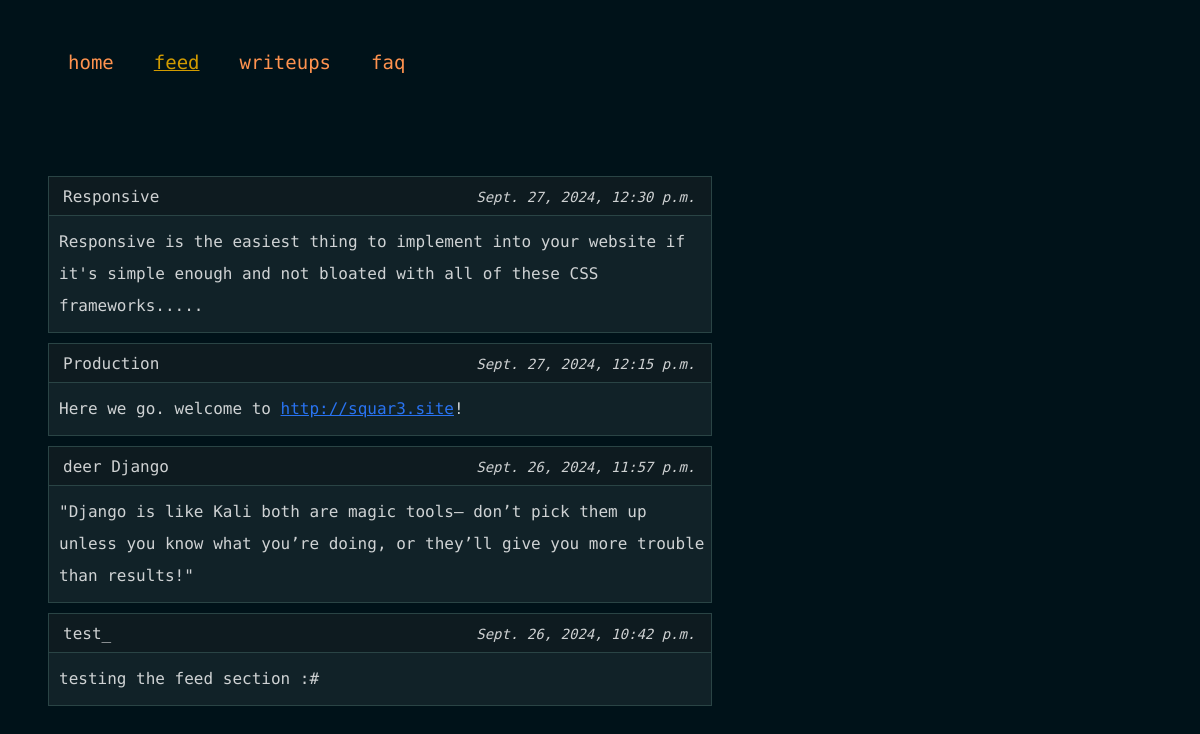
The page /feed on the database as committed earlier.
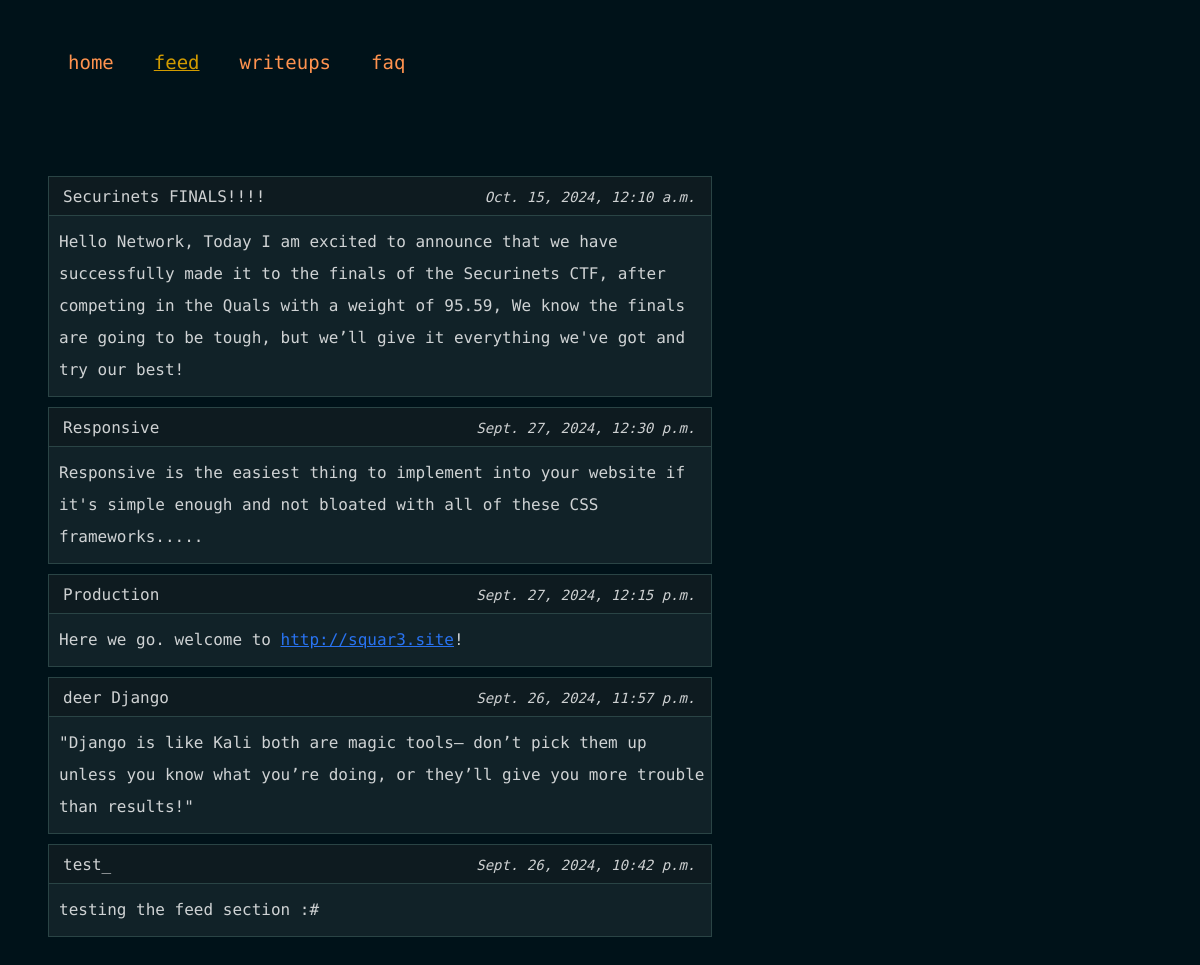
The same page on the database as committed later.
### core/models.py (models this page shows, shortened)
class Feed(models.Model):
    author = models.CharField(max_length=16,default='squar3')
    title = models.CharField(max_length=64,default='')
    content = models.TextField(default='')
    creation_time = models.DateTimeField(default=timezone.now);
    class Meta:
        ordering = ('-creation_time',)

### core/views.py (the view)
# urls.py: path('feed',feed,name='feed'),
def feed(request):
    feeds = Feed.objects.all()
    return render(request,'feed.html',{
        'feeds' : feeds,
    })

### core/templates/feed.html (shortened to what this page needs)
{% extends 'base.html' %}
{% block content %}
<div class="feedList">
	{% for feed in feeds %}
		<div class="feed">
			<div class="title">
				<label>{{ feed.title }}</label>
				<em>{{ feed.creation_time}} </em>
			</div>
			<hr>
			<div class="ctx">
				{{ feed.content | safe }}
			</div>
		</div>
	{% endfor %}
</div>
{% endblock %}

### core/templates/base.html (shortened to what this page needs)
<!DOCTYPE html>
<html lang="en">
	<head>
		{% load static %}
		<link rel="stylesheet" href="{% static 'style.css' %}">
	</head>
	<body>
		<header>
			<ul class="navbar" >
				{% if request.path == "/test/" or request.path|slice:":9" == "/writeup/"  %}
					<li><a id="a-/" href="/">&lt;&lt;&lt; Back</a></li>
				{% else %}
					<li><a id="a-/" href="/">home</a></li>
					<li><a id="a-/feed" href="/feed">feed</a></li>
					<li><a id="a-/writeups" href="/writeups">writeups</a></li>
					<li><a id="a-/faq"href="/faq">faq</a></li>
				{% endif %}
			</ul>
		</header>
		<section class="content">
			{% block content %}
			{% endblock %}
		</section>
	</body>
</html>

### core/static/style.css (style rules this page uses)
:root { --bg-color: #001219; --color-1: #F87060; --color-2: #FF934F; --color-3: #2973F1; --color-3-hover: #1283F1; }
body { background: var(--bg-color); color: #fffe; line-height: 32px; }
.navbar a { color: var(--color-2); text-decoration: none; font-family: "Roboto Mono", monospace; font-size:19px; transition: 0.2s; }
.navbar a.active { color: #d19b00; text-decoration: underline; }
.navbar { display:flex; }
.navbar li { list-style:none; padding:30px 20px; }
.content { font-family: "Ubuntu Mono", monospace; margin-top:10px; padding:40px; }
.feed { background: #fff1; border: solid #94d2bd30 1px; width: 60%; margin-top:10px; }
hr { border: 0; border-top: 1px solid #94d2bd30; margin:0px; }
.feed > .title { background: #0003; height: 30px; padding: 4px; }
.feed > * { color:#fffc; padding : 0px 0px 10px 10px; }
.feed > .title > label { padding-left: 10px; }
.feed > .title > em { float: right; padding-right:12px; font-size:14px; }
.link { color:var(--color-3); transition: 0.2s; }

Rows that differ between the two databases and show on the page:
added Feed: title "Securinets FINALS!!!!", creation_time "Oct. 15, 2024, 12:10 a.m.", content "Hello Network, Today I am excited to announce that we have successfully made it to the finals of the Securinets CTF, after competing in the Quals with a weight of 95.59, We know the finals are going to be tough, but we’ll give it everything we've got and try our best!"
